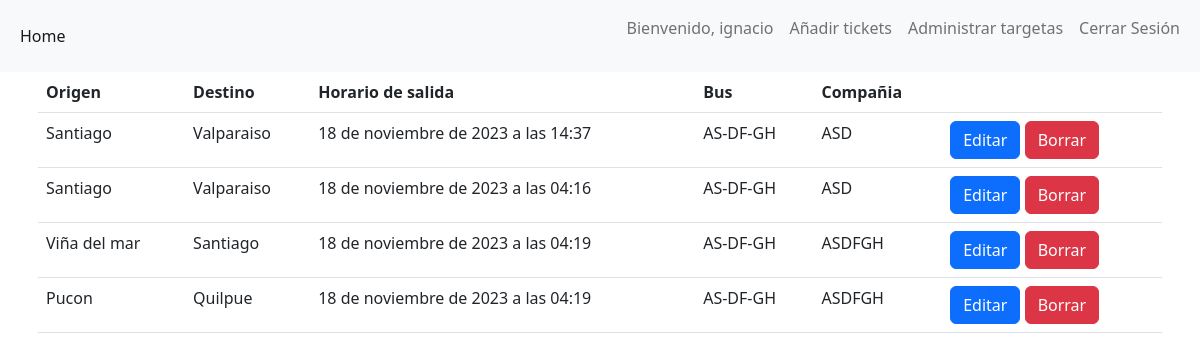
/ticket/list_ticket (signed in), run on the app's committed database.
### ticket/models.py (models this page shows, shortened)
class Ticket(models.Model):
  status_eleccion = {
    ('Activo','Activo'),
    ('Reservado','Reservado'),
    ('Cerrado', 'Cerrado')
  }
  numero_ticket = models.UUIDField(primary_key=True, default=uuid.uuid4, editable=False)
  destino = models.CharField(max_length=40, choices=Eleccion_lugar,verbose_name="Destino de parada", name="destino")
  origen = models.CharField(max_length=40, choices=Eleccion_lugar,verbose_name="Origen de parada", name="origen")
  salida = models.DateTimeField(verbose_name="Momento de salida", name="salida")
  bus = models.CharField(max_length=50, verbose_name="Matricula del bus", name="bus")
  compannia = models.CharField(max_length=40, verbose_name="Compañia de viaje", name="compannia")
  ticket_status = models.CharField(max_length=15, choices=status_eleccion, default='Activo')
  reservado_por = models.ForeignKey (User, on_delete=models.CASCADE, null=True, blank=True)

### ticket/views.py (the view)
# urls.py: path('list_ticket', views.TicketList.as_view(), name="list_ticket"),
class TicketList(ListView):
    model = Ticket
    template_name = 'admin/listar_Tickets.html'

### templates/admin/listar_Tickets.html
{% extends "index.html" %}
{%block content%}
  {% if object_list %}
  <table class="table table-hover">
    <thead>
      <tr>
        <th>Origen</th>
        <th>Destino</th>
        <th>Horario de salida</th>
        <th>Bus</th>
        <th>Compañia</th>
        <th></th>
      </tr>
    </thead>
    <tbody>
      {% for t in object_list %}
        {% if user.is_authenticated %}
          <tr>
            <td scope="row">{{ t.origen }}</td>
            <td>{{ t.destino }}</td>
            <td>{{ t.salida }}</td>
            <td>{{ t.bus }}</td>
            <td>{{ t.compannia }}</td>
            {% if user.is_superuser%}
              <td>
                <a class="btn btn-primary" href="{% url 'edit_ticket' t.id %}">Editar</a>
                <a class="btn btn-danger" href="{% url 'del_ticket' t.id %}">Borrar</a>
              </td>
            {% endif %}
          </tr>
        {% endif %}
      {% endfor %}
    </tbody>
  </table>
  {% else %}
    <h1>No existen registros de tickets ...</h1>
  {% endif %}
{% endblock %}

### templates/index.html (shortened to what this page needs)
<!doctype html>
<html lang="en">
<head>
  <link href="https://cdn.jsdelivr.net/npm/bootstrap@5.2.1/dist/css/bootstrap.min.css" rel="stylesheet"
>
</head>
<body>
  <header>
    {% include "navbar.html" %}
  </header>
  <main>
    <div class="container">
      <div class="row justify-content-center align-items-center g-2">
        {% block content %} {% endblock content %}
      </div>
    </div>
  </main>
</body>
</html>

### templates/navbar.html (shortened to what this page needs)
<nav class="navbar navbar-expand-lg navbar-light bg-light">
  <div class="container-fluid">
    <div class="collapse navbar-collapse" id="navbarSupportedContent">
      <ul class="navbar-nav me-auto mb-2 mb-lg-0">
        <li class="nav-item">
          <a class="nav-link active" aria-current="page" href="{% url 'home' %}">Home</a>
        </li>
      </ul>
      {% if user.is_authenticated %}
      <ul class="navbar-nav">
        <li class="nav-item">
          <p class="nav-link">Bienvenido, {{ user.username }}</p>
        </li>
        {% if user.is_superuser %}
        <li class="nav-item">
          <a class="nav-link" href="{% url 'add_ticket' %}">Añadir tickets</a>
          {% endif %}
        </li>
        <li class="nav-item">
          <a class="nav-link" href="{% url 'cuenta' %}">Administrar targetas</a>
        </li>
        <li class="nav-item">
          <a class="nav-link" href="{% url 'cerrar_sesion' %}">Cerrar Sesión</a>
        </li>
      </ul>
      {% endif %}
    </div>
  </div>
</nav>

### data on the page
Ticket: origen "Santiago", destino "Valparaiso", salida "18 de noviembre de 2023 a las 14:37", bus "AS-DF-GH", compannia "ASD"
Ticket: origen "Santiago", destino "Valparaiso", salida "18 de noviembre de 2023 a las 04:16", bus "AS-DF-GH", compannia "ASD"
Ticket: origen "Viña del mar", destino "Santiago", salida "18 de noviembre de 2023 a las 04:19", bus "AS-DF-GH", compannia "ASDFGH"
Ticket: origen "Pucon", destino "Quilpue", salida "18 de noviembre de 2023 a las 04:19", bus "AS-DF-GH", compannia "ASDFGH"

### other printed values
{{ user.username }} "ignacio"
